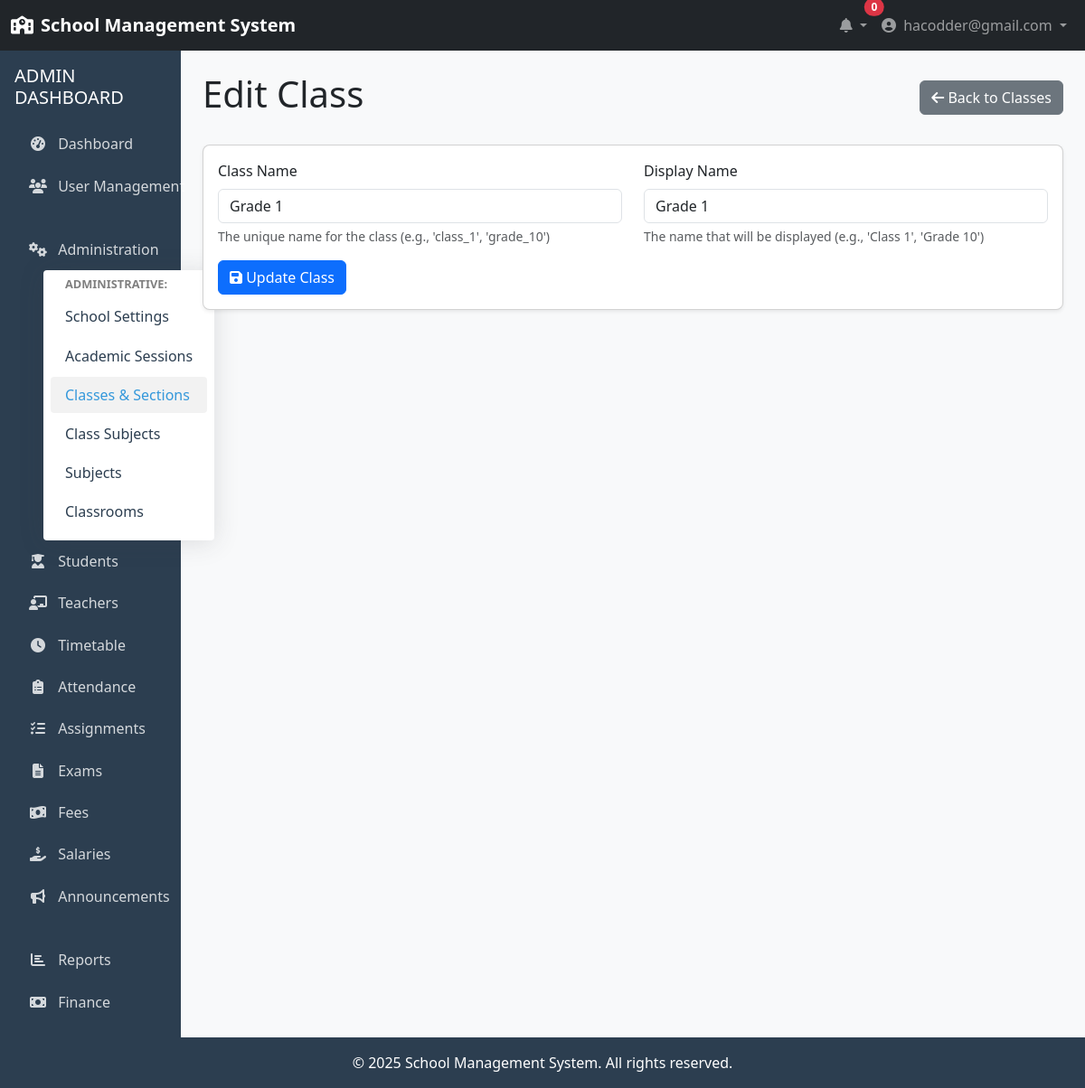
/administration/classes/edit/1/ (signed in), run on the app's committed database.
### accounts/models.py (models this page shows, shortened)
class User(AbstractUser):
    USER_TYPE_CHOICES = (
        ('ADMIN', 'Admin'),
        ('TEACHER', 'Teacher'),
        ('STUDENT', 'Student'),
    )
    username = None
    email = models.EmailField(_('email address'), unique=True)
    user_type = models.CharField(max_length=10, choices=USER_TYPE_CHOICES, default='STUDENT')
    profile_pic = models.ImageField(upload_to='profile_pics/', null=True, blank=True)
    phone_number = models.CharField(max_length=15, null=True, blank=True)
    address = models.TextField(null=True, blank=True)
    date_of_birth = models.DateField(null=True, blank=True)
    USERNAME_FIELD = 'email'
    REQUIRED_FIELDS = []
    objects = UserManager()
    @property
    def is_admin(self):
        return self.user_type == 'ADMIN'

### administration/models.py (models this page shows, shortened)
class Grade(models.Model):
    name = models.CharField(max_length=50, unique=True)
    display_name = models.CharField(max_length=50)

### administration/views.py (the view)
# urls.py: path('classes/edit/<int:pk>/', views.edit_class, name='edit_class'),
@login_required
@admin_required
def edit_class(request, pk):
    grade = get_object_or_404(Grade, pk=pk)
    if request.method == 'POST':
        form = GradeForm(request.POST, instance=grade)
        if form.is_valid():
            form.save()
            messages.success(request, 'Class updated successfully!')
            return redirect('administration:class_list')
    else:
        form = GradeForm(instance=grade)
    context = {
        'form': form,
        'grade': grade
    }
    return render(request, 'administration/class_form.html', context)

### administration/forms.py
class GradeForm(forms.ModelForm):
    class Meta:
        model = Grade
        fields = ('name', 'display_name')
        widgets = {
            'name': forms.TextInput(attrs={'class': 'form-control'}),
            'display_name': forms.TextInput(attrs={'class': 'form-control'})
        }

### accounts/mixins.py (called while the page is built)
def admin_required(view_func):
    def check_admin(user):
        return user.is_authenticated and user.is_admin
    decorated_view = user_passes_test(check_admin, login_url=reverse_lazy('accounts:login'))(view_func)
    return decorated_view

### templates/administration/class_form.html (shortened to what this page needs)
{% extends 'base.html' %}
{% block content %}
<div class="container-fluid">
    <div class="row mb-4">
        <div class="col-md-12">
            <div class="d-flex justify-content-between align-items-center mb-4">
                <h1>{% if grade %}Edit Class{% else %}Add Class{% endif %}</h1>
                <a href="{% url 'administration:class_list' %}" class="btn btn-secondary">
                    <i class="fas fa-arrow-left"></i> Back to Classes
                </a>
            </div>
            <div class="card">
                <div class="card-body">
                    <form method="post">
                        <div class="row">
                            <div class="col-md-6 mb-3">
                                <label for="{{ form.name.id_for_label }}" class="form-label">Class Name</label>
                                {{ form.name }}
                                <div class="form-text">The unique name for the class (e.g., 'class_1', 'grade_10')</div>
                            </div>
                            <div class="col-md-6 mb-3">
                                <label for="{{ form.display_name.id_for_label }}" class="form-label">Display Name</label>
                                {{ form.display_name }}
                                <div class="form-text">The name that will be displayed (e.g., 'Class 1', 'Grade 10')</div>
                            </div>
                        </div>
                        <div class="row">
                            <div class="col-md-12">
                                <button type="submit" class="btn btn-primary">
                                    <i class="fas fa-save"></i> {% if grade %}Update Class{% else %}Save Class{% endif %}
                                </button>
                            </div>
                        </div>
                    </form>
                </div>
            </div>
        </div>
    </div>
</div>
{% endblock %}

### templates/base.html (shortened to what this page needs)
<!DOCTYPE html>
<html lang="en">
<head>
    <link href="https://cdn.jsdelivr.net/npm/bootstrap@5.3.0/dist/css/bootstrap.min.css" rel="stylesheet">
    <link rel="stylesheet" href="https://cdnjs.cloudflare.com/ajax/libs/font-awesome/6.4.0/css/all.min.css">
</head>
<body>
    <nav class="navbar navbar-expand-lg navbar-dark bg-dark">
        <div class="container-fluid">
            <a class="navbar-brand" href="{% url 'home' %}">
                <i class="fas fa-school me-2"></i>School Management System
            </a>
            <div class="collapse navbar-collapse" id="navbarSupportedContent">
                <ul class="navbar-nav ms-auto mb-2 mb-lg-0">
                    {% if user.is_authenticated %}
                    <li class="nav-item dropdown">
                        <a class="nav-link dropdown-toggle" href="#" id="notificationDropdown" role="button" data-bs-toggle="dropdown">
                            <i class="fas fa-bell"></i>
                            <span class="position-absolute top-0 start-100 translate-middle badge rounded-pill bg-danger">
                                0
                            </span>
                        </a>
                    </li>
                    <li class="nav-item dropdown">
                        <a class="nav-link dropdown-toggle" href="#" id="userDropdown" role="button" data-bs-toggle="dropdown">
                            <i class="fas fa-user-circle me-1"></i> {{ user.get_full_name|default:user.email }}
                        </a>
                    </li>
                    {% else %}
                    <li class="nav-item">
                        <a class="nav-link" href="{% url 'accounts:login' %}"><i class="fas fa-sign-in-alt me-1"></i> Login</a>
                    </li>
                    {% endif %}
                </ul>
            </div>
        </div>
    </nav>
    <div class="container-fluid">
        <div class="row">
            {% if user.is_authenticated %}
            <div class="col-md-3 col-lg-2 px-0 sidebar">
                <div class="p-3">
                    {% if user.is_admin %}
                    <h5 class="text-uppercase mb-3">Admin Dashboard</h5>
                    <ul class="nav flex-column" id="sidenavAccordion">
                        <li class="nav-item">
                            <a class="nav-link {% if request.path == '/accounts/admin/dashboard/' %}active{% endif %}" href="{% url 'accounts:admin_dashboard' %}">
                                <i class="fas fa-tachometer-alt"></i> Dashboard
                            </a>
                        </li>
                        <li class="nav-item">
                            <a class="nav-link {% if '/accounts/users/' in request.path %}active{% endif %}" href="{% url 'accounts:user_list' %}">
                                <i class="fas fa-users"></i> User Management
                            </a>
                        </li>
                        <li class="nav-item">
                            <a class="nav-link collapsed" href="#" data-bs-toggle="collapse" data-bs-target="#collapseAdmin"
                                aria-expanded="false" aria-controls="collapseAdmin">
                                <i class="fas fa-fw fa-cogs"></i>
                                <span>Administration</span>
                            </a>
                            <div id="collapseAdmin" class="collapse" aria-labelledby="headingAdmin" data-bs-parent="#sidenavAccordion">
                                <div class="bg-white py-2 collapse-inner rounded">
                                    <h6 class="collapse-header">Administrative:</h6>
                                    <a class="collapse-item {% if request.path == '/administration/school-settings/' %}active{% endif %}" href="{% url 'administration:school_settings' %}">School Settings</a>
                                    <a class="collapse-item {% if '/administration/academic-sessions/' in request.path %}active{% endif %}" href="{% url 'administration:academic_session_list' %}">Academic Sessions</a>
                                    <a class="collapse-item {% if '/administration/classes/' in request.path and '/subjects/' not in request.path %}active{% endif %}" href="{% url 'administration:class_list' %}">Classes & Sections</a>
                                    <a class="collapse-item " href="{% url 'administration:class_subject_list' %}">Class Subjects</a>
                                    <a class="collapse-item {% if '/administration/subjects/' in request.path %}active{% endif %}" href="{% url 'administration:subject_list' %}">Subjects</a>
                                    <a class="collapse-item {% if '/administration/classrooms/' in request.path %}active{% endif %}" href="{% url 'administration:classroom_list' %}">Classrooms</a>
                                </div>
                            </div>
                        </li>
                        <li class="nav-item">
                            <a class="nav-link" href="{% url 'academics:student_list' %}">
                                <i class="fas fa-user-graduate"></i> Students
                            </a>
                        </li>
                        <li class="nav-item">
                            <a class="nav-link" href="{% url 'academics:teacher_list' %}">
                                <i class="fas fa-chalkboard-teacher"></i> Teachers
                            </a>
                        </li>
                        <li class="nav-item">
                            <a class="nav-link" href="{% url 'academics:timetable_list' %}">
                                <i class="fas fa-clock"></i> Timetable
                            </a>
                        </li>
                        <li class="nav-item">
                            <a class="nav-link" href="{% url 'academics:attendance_list' %}">
                                <i class="fas fa-clipboard-list"></i> Attendance
                            </a>
                        </li>
                        <li class="nav-item">
                            <a class="nav-link" href="{% url 'academics:assignment_list' %}">
                                <i class="fas fa-tasks"></i> Assignments
                            </a>
                        </li>
                        <li class="nav-item">
                            <a class="nav-link" href="{% url 'academics:exam_list' %}">
                                <i class="fas fa-file-alt"></i> Exams
                            </a>
                        </li>
                        <li class="nav-item">
                            <a class="nav-link" href="{% url 'finance:fee_payment_list' %}">
                                <i class="fas fa-money-bill-wave"></i> Fees
                            </a>
                        </li>
                        <li class="nav-item">
                            <a class="nav-link" href="{% url 'finance:salary_payment_list' %}">
                                <i class="fas fa-hand-holding-usd"></i> Salaries
                            </a>
                        </li>
                        <li class="nav-item">
                            <a class="nav-link" href="#">
                                <i class="fas fa-bullhorn"></i> Announcements
                            </a>
                        </li>
                        <li class="nav-item">
                            <a class="nav-link" href="#">
                                <i class="fas fa-chart-bar"></i> Reports
                            </a>
                        </li>
                        <li class="nav-item
                            ">
                            <a class="nav-link {% if 'finance:fee_category_list' in request.path or 'finance:fee_structure_list' in request.path or 'finance:fee_payment_list' in request.path or 'finance:salary_structure_list' in request.path or 'finance:salary_payment_list' in request.path or 'finance:student_fee_management' in request.path %}{% else %}collapsed{% endif %}" href="#" data-toggle="collapse" data-target="#collapseFinance"
                                aria-expanded="{% if 'finance:fee_category_list' in request.path or 'finance:fee_structure_list' in request.path or 'finance:fee_payment_list' in request.path or 'finance:salary_structure_list' in request.path or 'finance:salary_payment_list' in request.path or 'finance:student_fee_management' in request.path %}true{% else %}false{% endif %}" aria-controls="collapseFinance">
                                <i class="fas fa-fw fa-money-bill"></i>
                                <span>Finance</span>
                            </a>
                        </li>
                    </ul>
                    {% endif %}
                </div>
            </div>
            <div class="col-md-9 col-lg-10 content py-4">
            {% else %}
            <div class="col-12 content py-4">
            {% endif %}
                {% block content %}{% endblock %}
            </div>
        </div>
    </div>
    <footer class="footer text-center">
        <div class="container">
            <p class="mb-0">&copy; {% now "Y" %} School Management System. All rights reserved.</p>
        </div>
    </footer>
</body>
</html>

### templates/base.html (style rules this page uses)
:root { --primary-color: #3498db; --secondary-color: #2c3e50; --success-color: #2ecc71; --danger-color: #e74c3c; --warning-color: #f39c12; --light-color: #ecf0f1; --dark-color: #2c3e50; }
body { min-height: 100vh; display: flex; flex-direction: column; background-color: #f8f9fa; }
.content { flex: 1; }
.navbar-brand { font-weight: bold; }
.sidebar { background-color: var(--secondary-color); color: white; min-height: calc(100vh - 56px); }
.sidebar .nav-link { color: rgba(255, 255, 255, 0.8); padding: 0.5rem 1rem; margin: 0.2rem 0; border-radius: 0.25rem; transition: all 0.2s; }
.sidebar .nav-link i { margin-right: 0.5rem; width: 20px; text-align: center; }
.card { border-radius: 0.5rem; box-shadow: 0 0.125rem 0.25rem rgba(0, 0, 0, 0.075); margin-bottom: 1.5rem; }
.footer { background-color: var(--secondary-color); color: white; padding: 1rem 0; margin-top: auto; }
.sidebar .collapse-inner { padding: 0.5rem; margin-left: 2rem; border-radius: 0.25rem !important; background-color: white !important; box-shadow: 0 0.15rem 1.75rem 0 rgba(58, 59, 69, 0.15) !important; }
.sidebar .collapse-item { display: block; text-decoration: none; padding: 0.5rem 1rem; color: var(--secondary-color); border-radius: 0.25rem; white-space: nowrap; transition: all 0.2s; margin: 0.2rem 0; }
.sidebar .collapse-item:hover, .sidebar .collapse-item.active { background-color: rgba(0, 0, 0, 0.05); color: var(--primary-color); font-weight: 500; }
.sidebar .collapse-header { color: rgba(0, 0, 0, 0.5); font-size: 0.8rem; text-transform: uppercase; margin-bottom: 0.5rem; font-weight: 700; padding: 0 1rem; }

### data on the page
User: get_full_name "hacodder@gmail.com"
Grade: name "Grade 1", display_name "Grade 1"
